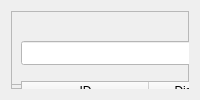
      <widget class="QWidget" name="players_tab">
       <attribute name="title">
        <string>Players</string>
       </attribute>
       <layout class="QVBoxLayout" name="verticalLayout_9">
        <item>
         <widget class="QFrame" name="search_frame">
          <property name="styleSheet">
           <string notr="true">QPushButton{background-color: rgb(195, 206, 255);
color: rgb(46, 48, 62);
font: 10pt &quot;Segoe UI&quot;;}
QPushButton:disabled{background-color: rgb(189, 189, 189);color: rgb(136, 136, 136);}
QLineEdit{background-color: rgb(255, 255, 255);
font: 9pt &quot;Segoe UI&quot;;
padding: 2px;
}
QLineEdit:disabled{background-color: rgb(189, 189, 189);color: rgb(136, 136, 136);}</string>
          </property>
          <property name="frameShape">
           <enum>QFrame::StyledPanel</enum>
          </property>
          <property name="frameShadow">
           <enum>QFrame::Raised</enum>
          </property>
          <widget class="QLineEdit" name="search_edit">
           <property name="geometry">
            <rect>
             <x>10</x>
             <y>30</y>
             <width>1041</width>
             <height>24</height>
            </rect>
           </property>
           <property name="text">
            <string/>
           </property>
          </widget>
          <widget class="QPushButton" name="search_btn">
           <property name="geometry">
            <rect>
             <x>1060</x>
             <y>30</y>
             <width>40</width>
             <height>26</height>
            </rect>
           </property>
           <property name="text">
            <string/>
           </property>
          </widget>
          <widget class="QFrame" name="frame">
           <property name="geometry">
            <rect>
             <x>0</x>
             <y>73</y>
             <width>1116</width>
             <height>441</height>
            </rect>
           </property>
           <property name="frameShape">
            <enum>QFrame::StyledPanel</enum>
           </property>
           <property name="frameShadow">
            <enum>QFrame::Raised</enum>
           </property>
           <widget class="QFrame" name="frame_5">
            <property name="geometry">
             <rect>
              <x>10</x>
              <y>10</y>
              <width>1096</width>
              <height>671</height>
             </rect>
            </property>
            <property name="frameShape">
             <enum>QFrame::StyledPanel</enum>
            </property>
            <property name="frameShadow">
             <enum>QFrame::Raised</enum>
            </property>
           </widget>
          </widget>
          <widget class="QTableWidget" name="players_tbl">
           <property name="geometry">
            <rect>
             <x>10</x>
             <y>70</y>
             <width>651</width>
             <height>701</height>
            </rect>
           </property>
           <property name="styleSheet">
            <string notr="true">QTableWidget{color: rgb(195, 206, 255);alternate-background-color: rgb(46, 48, 62);}

</string>
           </property>
           <property name="frameShape">
            <enum>QFrame::StyledPanel</enum>
           </property>
           <property name="frameShadow">
            <enum>QFrame::Sunken</enum>
           </property>
           <property name="alternatingRowColors">
            <bool>true</bool>
           </property>
           <property name="iconSize">
            <size>
             <width>25</width>
             <height>25</height>
            </size>
           </property>
           <property name="textElideMode">
            <enum>Qt::ElideRight</enum>
           </property>
           <property name="sortingEnabled">
            <bool>true</bool>
           </property>
           <attribute name="horizontalHeaderCascadingSectionResizes">
            <bool>true</bool>
           </attribute>
           <attribute name="horizontalHeaderDefaultSectionSize">
            <number>127</number>
           </attribute>
           <attribute name="horizontalHeaderStretchLastSection">
            <bool>false</bool>
           </attribute>
           <attribute name="verticalHeaderVisible">
            <bool>false</bool>
           </attribute>
           <attribute name="verticalHeaderMinimumSectionSize">
            <number>30</number>
           </attribute>
           <attribute name="verticalHeaderDefaultSectionSize">
            <number>36</number>
           </attribute>
           <attribute name="verticalHeaderShowSortIndicator" stdset="0">
            <bool>true</bool>
           </attribute>
           <attribute name="verticalHeaderStretchLastSection">
            <bool>true</bool>
           </attribute>
           <column>
            <property name="text">
             <string>ID</string>
            </property>
            <property name="textAlignment">
             <set>AlignCenter</set>
            </property>
           </column>
           <column>
            <property name="text">
             <string>Discord Name</string>
            </property>
            <property name="textAlignment">
             <set>AlignCenter</set>
            </property>
           </column>
           <column>
            <property name="text">
             <string>RaidLead</string>
            </property>
            <property name="textAlignment">
             <set>AlignCenter</set>
            </property>
           </column>
           <column>
            <property name="text">
             <string>Guildie</string>
            </property>
            <property name="textAlignment">
             <set>AlignCenter</set>
            </property>
           </column>
           <column>
            <property name="text">
             <string>Buyer</string>
            </property>
            <property name="textAlignment">
             <set>AlignCenter</set>
            </property>
           </column>
           <column>
            <property name="text">
             <string>Carry</string>
            </property>
            <property name="textAlignment">
             <set>AlignCenter</set>
            </property>
           </column>
           <column>
            <property name="text">
             <string>Favorite</string>
            </property>
            <property name="textAlignment">
             <set>AlignCenter</set>
            </property>
           </column>
           <column>
            <property name="text">
             <string>Shitlist</string>
            </property>
            <property name="textAlignment">
             <set>AlignCenter</set>
            </property>
           </column>
           <column>
            <property name="text">
             <string>Rating</string>
            </property>
            <property name="textAlignment">
             <set>AlignCenter</set>
            </property>
           </column>
          </widget>
          <widget class="QGroupBox" name="groupBox">
           <property name="geometry">
            <rect>
             <x>686</x>
             <y>70</y>
             <width>411</width>
             <height>701</height>
            </rect>
           </property>
           <property name="styleSheet">
            <string notr="true">QPushButton{background-color: rgb(195, 206, 255);
color: rgb(46, 48, 62);
font: 10pt &quot;Segoe UI&quot;;}
QPushButton:disabled{background-color: rgb(189, 189, 189);color: rgb(136, 136, 136);}
QLineEdit{background-color: rgb(255, 255, 255);
font: 9pt &quot;Segoe UI&quot;;
padding: 2px;
}
QComboBox{background-color: rgb(255, 255, 255);
font: 9pt &quot;Segoe UI&quot;;
padding: 2px;
}
QComboBox:disabled{background-color: rgb(189, 189, 189);color: rgb(136, 136, 136);
}</string>
           </property>
           <property name="title">
            <string>Player Info</string>
           </property>
           <layout class="QHBoxLayout" name="horizontalLayout_10">
            <item>
             <layout class="QFormLayout" name="formLayout">
              <item row="0" column="0">
               <widget class="QLabel" name="label_2">
                <property name="text">
                 <string>Discord Name</string>
                </property>
               </widget>
              </item>
              <item row="0" column="1">
               <widget class="QLineEdit" name="lineEdit">
                <property name="enabled">
                 <bool>false</bool>
                </property>
               </widget>
              </item>
              <item row="1" column="0">
               <widget class="QLabel" name="label_3">
                <property name="text">
                 <string>Toons</string>
                </property>
               </widget>
              </item>
              <item row="1" column="1">
               <widget class="QTableWidget" name="tableWidget">
                <property name="styleSheet">
                 <string notr="true">QTableWidget{color: rgb(195, 206, 255);alternate-background-color: rgb(46, 48, 62);}

</string>
                </property>
                <attribute name="horizontalHeaderMinimumSectionSize">
                 <number>20</number>
                </attribute>
                <attribute name="horizontalHeaderDefaultSectionSize">
                 <number>149</number>
                </attribute>
                <column>
                 <property name="text">
                  <string>Name</string>
                 </property>
                </column>
                <column>
                 <property name="text">
                  <string>Class</string>
                 </property>
                </column>
               </widget>
              </item>
              <item row="2" column="0">
               <widget class="QLabel" name="label_4">
                <property name="text">
                 <string>Raid Lead</string>
                </property>
               </widget>
              </item>
              <item row="2" column="1">
               <widget class="QComboBox" name="comboBox_2">
                <property name="enabled">
                 <bool>false</bool>
                </property>
               </widget>
              </item>
              <item row="3" column="0">
               <widget class="QLabel" name="label_5">
                <property name="text">
                 <string>Guildie</string>
                </property>
               </widget>
              </item>
              <item row="3" column="1">
               <widget class="QComboBox" name="comboBox_3">
                <property name="enabled">
                 <bool>false</bool>
                </property>
               </widget>
              </item>
              <item row="4" column="0">
               <widget class="QLabel" name="label_6">
                <property name="text">
                 <string>Buyer</string>
                </property>
               </widget>
              </item>
              <item row="4" column="1">
               <widget class="QComboBox" name="comboBox_4">
                <property name="enabled">
                 <bool>false</bool>
                </property>
               </widget>
              </item>
              <item row="5" column="0">
               <widget class="QLabel" name="label_7">
                <property name="text">
                 <string>Carry</string>
                </property>
               </widget>
              </item>
              <item row="5" column="1">
               <widget class="QComboBox" name="comboBox_5">
                <property name="enabled">
                 <bool>false</bool>
                </property>
               </widget>
              </item>
              <item row="6" column="0">
               <widget class="QLabel" name="label_8">
                <property name="text">
                 <string>Favorite</string>
                </property>
               </widget>
              </item>
              <item row="6" column="1">
               <widget class="QComboBox" name="comboBox_6">
                <property name="enabled">
                 <bool>false</bool>
                </property>
               </widget>
              </item>
              <item row="7" column="0">
               <widget class="QLabel" name="label_9">
                <property name="text">
                 <string>Shitlist</string>
                </property>
               </widget>
              </item>
              <item row="7" column="1">
               <widget class="QComboBox" name="comboBox_7">
                <property name="enabled">
                 <bool>false</bool>
                </property>
               </widget>
              </item>
             </layout>
            </item>
           </layout>
          </widget>
         </widget>
        </item>
       </layout>
      </widget>
